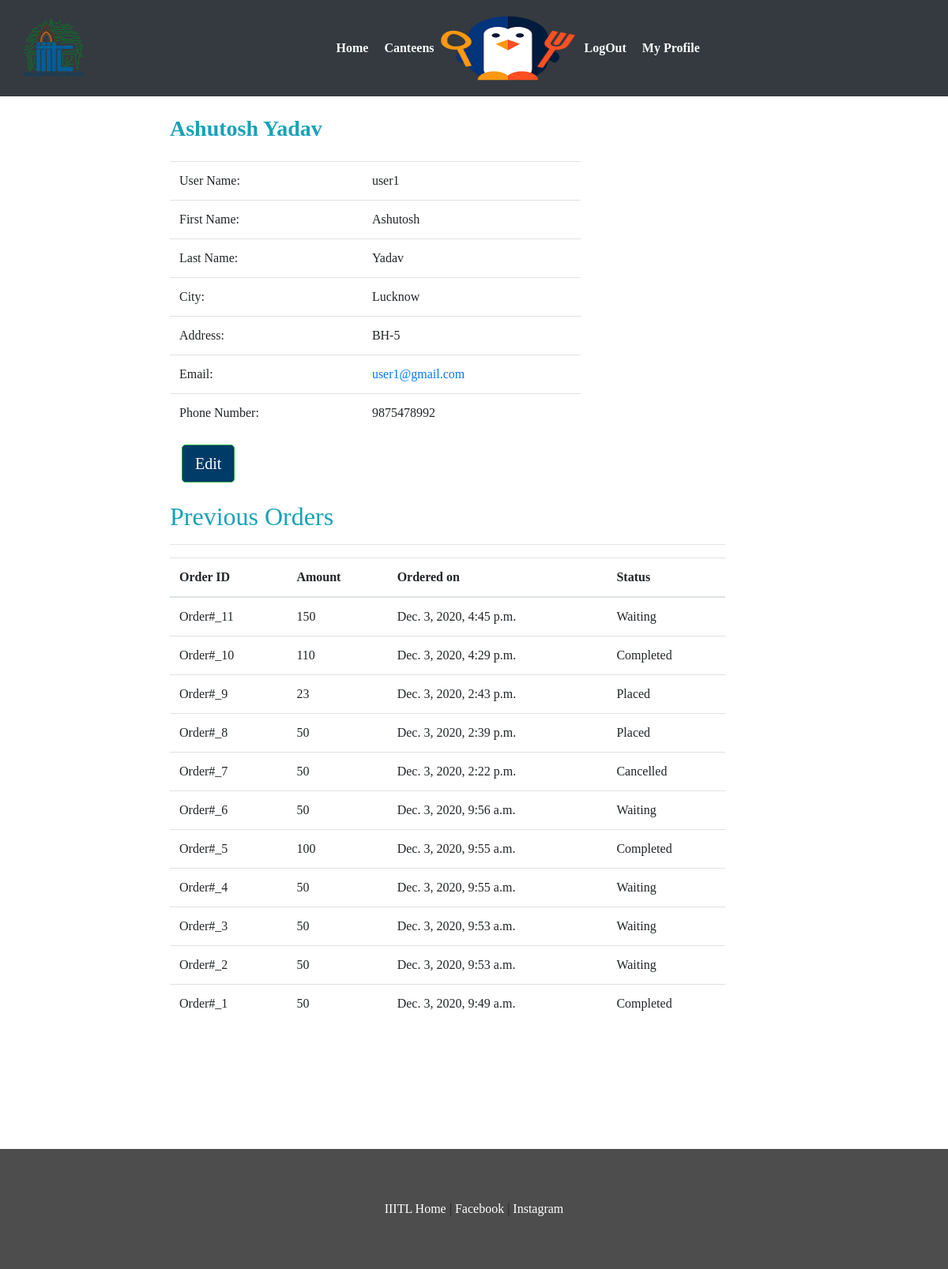
The page /profile/user/ (signed in) on the database its author committed.
### webapp/models.py (models this page shows, shortened)
class User(AbstractUser):
	is_customer   = models.BooleanField(default=False)
	is_restaurant = models.BooleanField(default=False)

class Customer(models.Model):
	user 		= models.OneToOneField(settings.AUTH_USER_MODEL,on_delete=models.CASCADE)
	f_name   	= models.CharField(max_length=20,blank=False)
	l_name		= models.CharField(max_length=20,blank=False)
	city  		= models.CharField(max_length=40,blank=False)
	phone 		= models.CharField(max_length=10,blank=False)
	address		= models.TextField()

class Order(models.Model):
	id 				= models.AutoField(primary_key=True)
	total_amount    = models.IntegerField(default=0)
	timestamp       = models.DateTimeField(auto_now_add=True)
	delivery_addr   = models.CharField(max_length=50,blank=True)
	orderedBy      = models.ForeignKey(User ,on_delete=models.CASCADE)
	r_id			= models.ForeignKey(Restaurant ,on_delete=models.CASCADE)
	ORDER_STATE_WAITING 	 = "Waiting"
	ORDER_STATE_PLACED 		 = "Placed"
	ORDER_STATE_ACKNOWLEDGED = "Acknowledged"
	ORDER_STATE_COMPLETED    = "Completed"
	ORDER_STATE_CANCELLED    = "Cancelled"
	ORDER_STATE_DISPATCHED   = "Dispatched"
	ORDER_STATE_CHOICES = (
		(ORDER_STATE_WAITING,ORDER_STATE_WAITING),
			(ORDER_STATE_PLACED, ORDER_STATE_PLACED),
			(ORDER_STATE_ACKNOWLEDGED, ORDER_STATE_ACKNOWLEDGED),
			(ORDER_STATE_COMPLETED, ORDER_STATE_COMPLETED),
			(ORDER_STATE_CANCELLED, ORDER_STATE_CANCELLED),
			(ORDER_STATE_DISPATCHED, ORDER_STATE_DISPATCHED)
	)
	status = models.CharField(max_length=50,choices=ORDER_STATE_CHOICES,default=ORDER_STATE_WAITING)

### webapp/views.py (the view)
# urls.py: path('profile/user/',views.customerProfile,name='profile'),
def customerProfile(request,pk=None):
	if pk:
		user = User.objects.get(pk=pk)
	else:
		user=request.user
	user_ord = Order.objects.filter(orderedBy = user).order_by('-timestamp')
	return render(request,'webapp/profile.html',{'user':user, 'user_ord':user_ord})

### webapp/templates/webapp/profile.html (shortened to what this page needs)
{% extends 'webapp/base.html'%}
{% block body %}
<br>
	<div class="container col-md-8">
		<div class="row">
		<div class=" col-md-11 toppad">
          <div class="panel panel-info">
            <div class="panel-heading">
              <h3 class="panel-title text-info "><strong>{{user.customer.f_name}}  {{user.customer.l_name}}</strong></h3>
                          </div>
                          <br>
                          <div class="panel-body">
                            <div class="row">
                              <div class=" col-md-9 col-lg-9 ">
                                <table class="table table-user-information">
                                  <tbody>
                                  	<tr>
                                      <td>User Name:</td>
                                      <td>{{user.username}}</td>
                                    </tr>
                                    <tr>
                                      <td>First Name:</td>
                                      <td>{{user.customer.f_name}}</td>
                                    </tr>
                                    <tr>
                                      <td>Last Name:</td>
                                      <td>{{user.customer.l_name}}</td>
                                    </tr>
                                    <tr>
                                      <td>City:</td>
                                      <td>{{user.customer.city}}</td>
                                    </tr>
                                      <td>Address:</td>
                                      <td>{{user.customer.address}}</td>
                                    <tr>
                                      <td>Email:</td>
                                      <td><a href="#">{{user.email}}</a></td>
                                    </tr>
                                    <tr>
                                      <td>Phone Number:</td>
                                      <td>{{user.customer.phone}}
                                      </td>
                                    </tr>
                                  </tbody>
                                </table>
                                <div class="container">
                                <div class="row">
                                  <div class="col">
                                  <a class="btn btn-success btn-lg" href="{% url 'cupdate' user.id %}">Edit</a>
                                </div>
                                </div>
                  				</div>
                </div>
              </div>
            </div>
        </div>
        </div>
    </div>
      <br>
    <div class="row">
      <div class="col-md-11 toppad">
        <h2 class = "panel-title text-info">Previous Orders</h2>
        <hr>
        <table class="table">
            <thead>
                <tr>
                    <th>Order ID</th>
                    <th>Amount</th>
                    <th>Ordered on</th>
                    <th>Status</th>
                </tr>
            </thead>
            <tbody>
                {% for order in user_ord %}
                <tr>
                    <td>Order#_{{order.id}}</td>
                    <td>{{order.total_amount}}</td>
                    <td>{{order.timestamp}}</td>
                    <td>{{order.status}}</td>
                </tr>
                {% endfor %}
            </tbody>
        </table>
      </div>
    </div>
    <br>
	</div>
  <br>
{% endblock%}

### webapp/static/webapp/css/style.css (style rules this page uses)
body { padding:0; margin:0; font-family: "Times New Roman", Times, serif; }
.btn { background-color: #003b68; }
body a { transition:0.5s all; -webkit-transition:0.5s all; -moz-transition:0.5s all; -o-transition:0.5s all; -ms-transition:0.5s all; }
h1,h2,h3,h4,h5,h6 { margin:0; }

### rows shown on the page
User: customer.f_name "Ashutosh", customer.l_name "Yadav", username "user1", customer.city "Lucknow", customer.address "BH-5", email "user1@gmail.com", customer.phone "9875478992"
Order: id "11", total_amount "150", timestamp "Dec. 3, 2020, 4:45 p.m.", status "Waiting"
Order: id "10", total_amount "110", timestamp "Dec. 3, 2020, 4:29 p.m.", status "Completed"
Order: id "9", total_amount "23", timestamp "Dec. 3, 2020, 2:43 p.m.", status "Placed"
Order: id "8", total_amount "50", timestamp "Dec. 3, 2020, 2:39 p.m.", status "Placed"
Order: id "7", total_amount "50", timestamp "Dec. 3, 2020, 2:22 p.m.", status "Cancelled"
Order: id "6", total_amount "50", timestamp "Dec. 3, 2020, 9:56 a.m.", status "Waiting"
Order: id "5", total_amount "100", timestamp "Dec. 3, 2020, 9:55 a.m.", status "Completed"
Order: id "4", total_amount "50", timestamp "Dec. 3, 2020, 9:55 a.m.", status "Waiting"
Order: id "3", total_amount "50", timestamp "Dec. 3, 2020, 9:53 a.m.", status "Waiting"
Order: id "2", total_amount "50", timestamp "Dec. 3, 2020, 9:53 a.m.", status "Waiting"
Order: id "1", total_amount "50", timestamp "Dec. 3, 2020, 9:49 a.m.", status "Completed"
